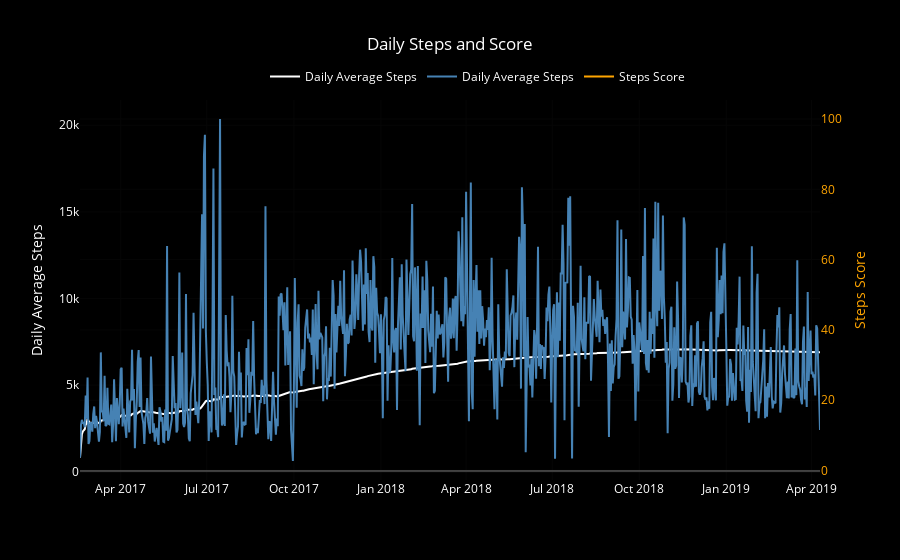

Notebook source saved alongside this figure:
### Code cell
b_ws = go.Scatter(x=combined_df.start_date, y=combined_df.num_steps,
              name='Daily Average Steps', yaxis='y1', marker={'color': 'steelblue'})

b_wsa = go.Scatter(x=combined_df.start_date, y=combined_df.avg_steps,
                   name='Daily Average Steps', yaxis='y1', marker={'color': 'white'})

# sl_ws = go.Scatter(x=combined_df.week_range, y=combined_df.steps_score,
#                    name='Steps Score', yaxis='y2', marker={'color': 'orange'})

wsd = pltly_dict('Daily Steps and Score', [.25, 1.1], 'Daily Average Steps', 'Steps Score')

l_ws = go.Layout(wsd)

d_ws = [b_wsa, b_ws, sl_ws]
f_ws = go.Figure(data=d_ws, layout=l_ws)
iplot(f_ws)

### Figure 1 — Plotly figure (JSON) as saved in the notebook; plotly's stock layout.template omitted (floating-point values rounded to 4 significant figures; data arrays with more than 128 entries replaced by an {"elided": "..."} marker saying what was removed)
{"data": [{"marker": {"color": "white"}, "name": "Daily Average Steps", "type": "scatter", "uid": "9550f336-6f8d-4c93-b433-07b83f0d87eb", "x": {"elided": "782 str values"}, "y": {"elided": "782 float values"}, "yaxis": "y"}, {"marker": {"color": "steelblue"}, "name": "Daily Average Steps", "type": "scatter", "uid": "97782178-1176-4d44-aab5-dc1805fe9bcd", "x": {"elided": "782 str values"}, "y": {"elided": "782 float values"}, "yaxis": "y"}, {"marker": {"color": "orange"}, "name": "Steps Score", "type": "scatter", "uid": "f47217f0-9de6-41f6-84e5-4c9afd47b842", "x": ["02.12.17", "02.19.17", "02.26.17", "03.05.17", "03.12.17", "03.19.17", "03.26.17", "04.02.17", "04.09.17", "04.16.17", "04.23.17", "04.30.17", "05.07.17", "05.14.17", "05.21.17", "05.28.17", "06.04.17", "06.11.17", "06.18.17", "06.25.17", "07.02.17", "07.09.17", "07.16.17", "07.23.17", "07.30.17", "08.06.17", "08.13.17", "08.20.17", "08.27.17", "09.03.17", "09.10.17", "09.17.17", "09.24.17", "10.01.17", "10.08.17", "10.15.17", "10.22.17", "10.29.17", "11.05.17", "11.12.17", "11.19.17", "11.26.17", "12.03.17", "12.10.17", "12.17.17", "12.24.17", "12.31.17", "01.07.18", "01.14.18", "01.21.18", "01.28.18", "02.04.18", "02.11.18", "02.18.18", "02.25.18", "03.04.18", "03.11.18", "03.18.18", "03.25.18", "04.01.18", "04.08.18", "04.15.18", "04.22.18", "04.29.18", "05.06.18", "05.13.18", "05.20.18", "05.27.18", "06.03.18", "06.10.18", "06.17.18", "06.24.18", "07.01.18", "07.08.18", "07.15.18", "07.22.18", "07.29.18", "08.05.18", "08.12.18", "08.19.18", "08.26.18", "09.02.18", "09.09.18", "09.16.18", "09.23.18", "09.30.18", "10.07.18", "10.14.18", "10.21.18", "10.28.18", "11.04.18", "11.11.18", "11.18.18", "11.25.18", "12.02.18", "12.09.18", "12.16.18", "12.23.18", "12.30.18", "01.06.19", "01.13.19", "01.20.19", "01.27.19", "02.03.19", "02.10.19", "02.17.19", "02.24.19", "03.03.19", "03.10.19", "03.17.19", "03.24.19", "03.31.19", "04.07.19"], "y": [2.7, 12.8, 10, 6.4, 13.8, 10.5, 11.3, 10.1, 13.9, 11.4, 13.4, 7.8, 8.2, 4.8, 7.3, 7.6, 9.6, 9, 13.9, 32.4, 7.4, 7.9, 10.4, 19.7, 7.9, 8.2, 21.2, 10.8, 10.8, 7.8, 8.6, 60.6, 10.9, 21.8, 33.5, 76.5, 35, 39.4, 21.8, 42.3, 38.9, 53.9, 87.8, 66.4, 61.5, 49.8, 29.5, 23.3, 33.5, 34.3, 58.3, 37.2, 26.1, 45.2, 28.1, 54.8, 43.7, 48.8, 54.3, 20, 30.8, 69.6, 41.6, 18.3, 61.5, 43.3, 59.7, 37.2, 16.3, 24, 62.5, 33.8, 19.5, 30.8, 68.7, 19.1, 28.5, 38.1, 70.8, 100, 20, 23.7, 26.7, 57.1, 26.4, 30.1, 22.5, 36.4, 60.1, 21.7, 23.5, 19, 13.7, 22.6, 26.1, 14.1, 14.9, 66.1, 16.4, 21.5, 25.7, 16.8, 15.4, 12.9, 16, 17.9, 21, 24.8, 18.4, 14.6, 18.6, 29.6, 12.3], "yaxis": "y2"}], "layout": {"font": {"color": "white"}, "legend": {"orientation": "h", "x": 0.25, "y": 1.1}, "paper_bgcolor": "black", "plot_bgcolor": "black", "title": {"text": "Daily Steps and Score"}, "yaxis": {"title": {"text": "Daily Average Steps"}, "type": "linear"}, "yaxis2": {"overlaying": "y", "side": "right", "tickfont": {"color": "orange"}, "title": {"font": {"color": "orange"}, "text": "Steps Score"}}}}
